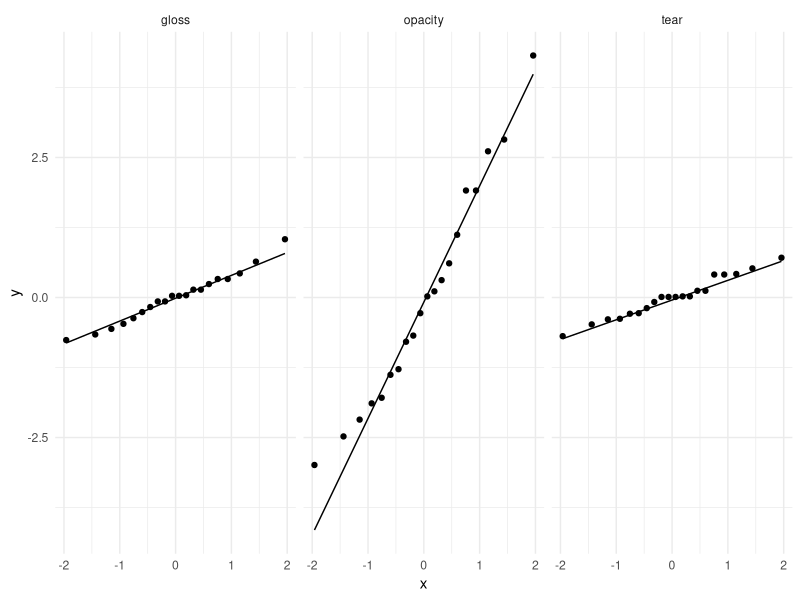
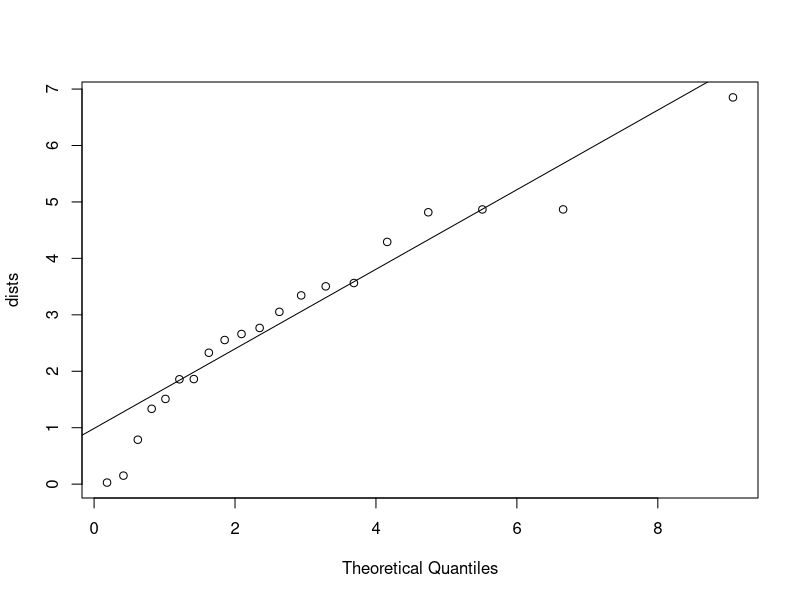

The R source for these figures, in order:
## ----setup, include=FALSE-----------------------------------------------------
knitr::opts_chunk$set(cache=FALSE)
options(knitr.kable.NA = '-')


## -----------------------------------------------------------------------------
## Example on producing plastic film 
## from Krzanowski (1998, p. 381)
tear <- c(6.5, 6.2, 5.8, 6.5, 6.5, 6.9, 7.2, 
          6.9, 6.1, 6.3, 6.7, 6.6, 7.2, 7.1, 
          6.8, 7.1, 7.0, 7.2, 7.5, 7.6)
gloss <- c(9.5, 9.9, 9.6, 9.6, 9.2, 9.1, 10.0, 
           9.9, 9.5, 9.4, 9.1, 9.3, 8.3, 8.4, 
           8.5, 9.2, 8.8, 9.7, 10.1, 9.2)
opacity <- c(4.4, 6.4, 3.0, 4.1, 0.8, 5.7, 2.0, 
             3.9, 1.9, 5.7, 2.8, 4.1, 3.8, 1.6, 
             3.4, 8.4, 5.2, 6.9, 2.7, 1.9)


## -----------------------------------------------------------------------------
Y <- cbind(tear, gloss, opacity)
Y_low <- Y[1:10,]
Y_high <- Y[11:20,]
n <- nrow(Y); p <- ncol(Y); g <- 2

W <- (nrow(Y_low) - 1)*cov(Y_low) + 
  (nrow(Y_high) - 1)*cov(Y_high)
B <- (n-1)*cov(Y) - W
(Lambda <- det(W)/det(W+B))


## -----------------------------------------------------------------------------
transf_lambda <- -(n - 1 - 0.5*(p + g))*log(Lambda)
transf_lambda > qchisq(0.95, p*(g-1))
# Or if you want a p-value
pchisq(transf_lambda, p*(g-1), lower.tail = FALSE)


## -----------------------------------------------------------------------------
# R has a function for MANOVA
# But first, create factor variable
rate <- gl(g, 10, labels = c("Low", "High"))

fit <- manova(Y ~ rate)
summary_tbl <- broom::tidy(fit, test = "Wilks")
# Or you can use the summary function


## -----------------------------------------------------------------------------
knitr::kable(summary_tbl, digits = 3)


## ----message = FALSE----------------------------------------------------------
# Check residuals for evidence of normality
library(tidyverse)
resids <- residuals(fit)

data_plot <- gather(as.data.frame(resids),
                    variable, residual)

ggplot(data_plot, aes(sample = residual)) + 
  stat_qq() + stat_qq_line() +
  facet_grid(. ~ variable) + 
  theme_minimal()


## -----------------------------------------------------------------------------
# Next: Chi-squared plot
Sn <- cov(resids)
dists <- mahalanobis(resids, colMeans(resids), Sn)
df <- mean(dists)

qqplot(qchisq(ppoints(dists), df = df),
       dists, xlab = "Theoretical Quantiles")
qqline(dists, distribution = function(p) {
  qchisq(p, df = df)
  })


## -----------------------------------------------------------------------------
knitr::kable(broom::tidy(fit), digits = 3)


## -----------------------------------------------------------------------------
knitr::kable(broom::tidy(fit, test = "Hotelling-Lawley"), 
             digits = 3)

